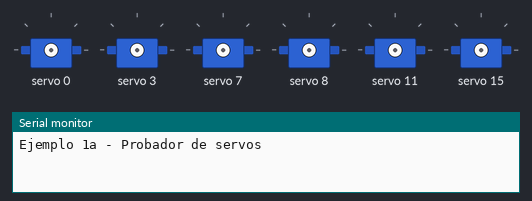
The sketch below on a simulated Arduino Uno, built with avr-gcc and run on an emulated ATmega328P. Parts: 6 × servo, the last lines printed to the serial monitor.

Above: at 0.05 s.
At 0.8 s:
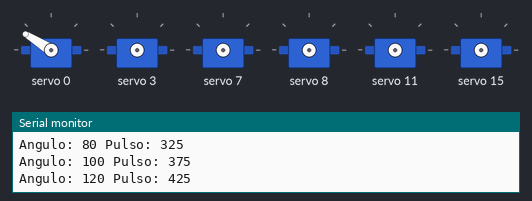
At 1.55 s:
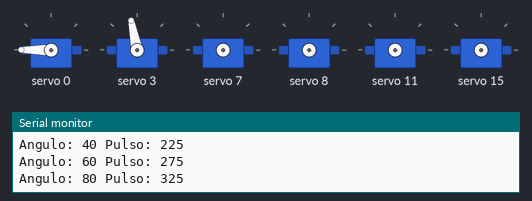
At 3.05 s:
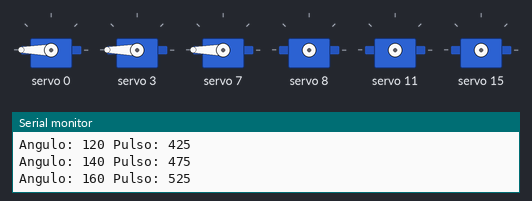
At 4.55 s:
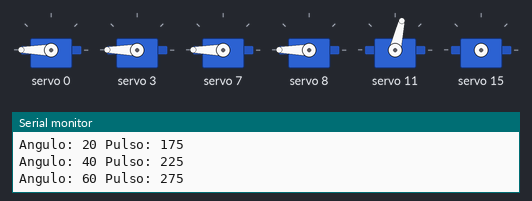
At 6.1 s:
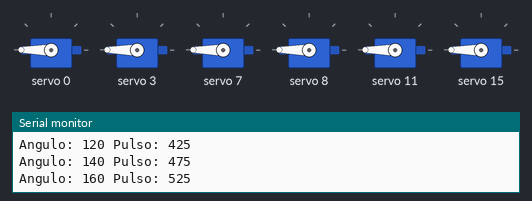
Timing chart, 0 to 8.0 s (numbered marks = the images above):
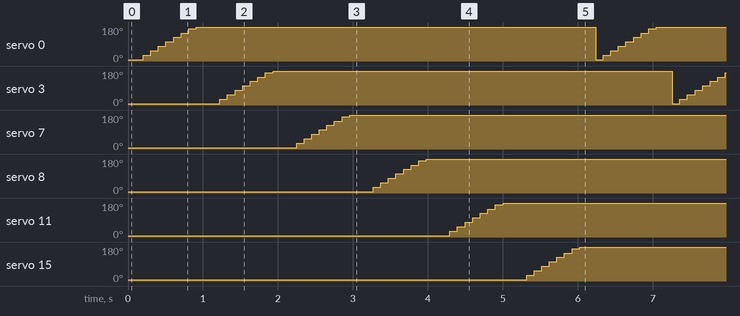

The sketch:

Ejemplo_1a.ino
```cpp
/***************************************************
  Fuente original: https://github.com/adafruit/Adafruit-PWM-Servo-Driver-Library
  Este es el código Arduino PAC6985 de 16 canales de servo controlador
  Prueba de servo - este codigo activara un servo tras otro

  Se utiliza I2C para comunicarse, se requieren 2 pines para interfaz.

*********  VIDEO DEL EJEMPLO ACA ************
  https://youtu.be/ZJojD_mnbDA
 ****************************************************/

#include <Wire.h>
#include <Adafruit_PWMServoDriver.h>

// Llamado de esta manera, utiliza la dirección por defecto 0x40
Adafruit_PWMServoDriver pwm = Adafruit_PWMServoDriver();

// Dependiendo de la marca de tu servo, el ancho de pulso min y max puede variar
// Quiero que sean lo más pequeños o grandes posibles sin golpear el tope.

#define SERVOMIN 125 // Esta es el valor de la longitud de pulso 'mínima' (de 4096)
#define SERVOMAX 575 // Esta es el valor de la longitud de pulso 'máxima' (de 4096)
#define SERVO_FREQ 50 // Los servos analógicos funcionan con actualizaciones de ~50 Hz

// nuestro contador de servos
uint8_t servonum = 0;


void setup() {
  Serial.begin(9600);
  Serial.println("Ejemplo 1a - Probador de servos ");

  pwm.begin();
  pwm.setOscillatorFrequency(27000000);
  pwm.setPWMFreq(SERVO_FREQ);  // Los servos analógicos funcionan con actualizaciones de ~50 Hz
}

void loop() {
 // ***** Servo 1 - canal 0 **************
 for( int angle =0; angle<181; angle +=20){
    delay(100);
    pwm.setPWM(0, 0, angleToPulse(angle) );
  }
  delay(10);

// ***** Servo 2 - canal 3 **************
for( int angle =0; angle<181; angle +=20){
    delay(100);
    pwm.setPWM(3, 0, angleToPulse(angle) );
  }
  delay(10);

// ***** Servo 3 - canal 7 **************
for( int angle =0; angle<181; angle +=20){
    delay(100);
    pwm.setPWM(7, 0, angleToPulse(angle) );
  }
  delay(10);

// ***** Servo 4 - canal 8 **************
for( int angle =0; angle<181; angle +=20){
    delay(100);
    pwm.setPWM(8, 0, angleToPulse(angle) );
  }
  delay(10);

// ***** Servo 5 - canal 11 **************
for( int angle =0; angle<181; angle +=20){
    delay(100);
    pwm.setPWM(11, 0, angleToPulse(angle) );
  }
  delay(10);

  // ***** Servo 6 - canal 15 **************
for( int angle =0; angle<181; angle +=20){
    delay(100);
    pwm.setPWM(15, 0, angleToPulse(angle) );
  }
  delay(10);
}

/********** SUB RUTINAS *******************************************************************************
 *  ***************************************************************************************************
 */
/*
 * angleToPulse(int ang)
 * Obtiene el ángulo en grados y devuelve el ancho de pulso
 * también imprime el valor en el monitor serial *
 */
int angleToPulse(int ang){
   int pulse = map(ang,0, 180, SERVOMIN,SERVOMAX);// Mapeo de angulo de 0 a 180
   Serial.print("Angulo: ");Serial.print(ang);
   Serial.print(" Pulso: ");Serial.println(pulse);
   return pulse;
    }

/********** INSTRUCCIONES ***************************************************************************
 *  *************************************************************************************************
/* Instruccion pwm.setPWM
 * Esta función establece el inicio (encendido) y el final (apagado) del segmento alto del pulso
 * PWM en un canal específico.  Especifica el valor de 'tick' entre 0..4095 cuando la señal se
 * enciende y cuando se apaga.  El canal indica cuál de las 16 salidas PWM debe actualizarse con
 * los nuevos valores.
 * Primer parametro es el canal del servo
 * Segundo paramaetro es el inicio
 * Tercer parametro es el final, por eso variamos este parametros para que el servo gire
  */

/*  *************************************************************************************************
/* Instruccion map
 * Re-mapea un número de un rango a otro. Es decir, un valor de fromLow se mapearía a toLow, un valor
 * de fromHigh a toHigh, valores intermedios a valores intermedios
 * Sintaxis - map (valor, deBajo, deAlto, aBajo, aAlto)
 * Parámetros - valor: el número que hay que mapear.
 *              deBajo: el límite inferior del rango actual del valor.
 *              desdeAltos: el límite superior del rango actual del valor.
 *              toLow: el límite inferior del rango objetivo del valor.
 *              toHigh: el límite superior del rango objetivo del valor.
 */
```

Measured:
- by itself, servo 0, servo 3, servo 7, servo 8, servo 11, servo 15: repeats every 6.1 s: 54° 0.10 s, 77° 0.10 s, 101° 0.10 s, 125° 0.10 s, 148° 0.10 s, 172° 0.10 s, 180° 5.3 s, 6° 0.10 s, 30° 0.10 s
